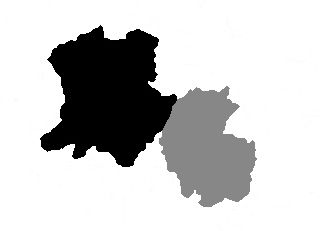
#> input picture france-allemagne.png, 320 x 231 px
$ python border.py   (older library calls are emulated)
#> lines starting #> are read from the running program, lines starting #| are printed output that depends on the picture; after the words box and inside, x2 and y2 are one past the last pixel; in counts of white or black regions, pixels touching at a corner belong together
"""
===========================
@Author  : Linbo<linbo.me>
@Version: 1.0    25/10/2014
This is the implementation of the
Zhang-Suen Thinning Algorithm for skeletonization.
===========================
"""
import matplotlib
import matplotlib.pyplot as plt
from Tkinter import *
from skimage import io
import numpy as np


"load image data"
pays =  io.imread( 'france-allemagne.png', as_grey=True)      # Gray image, rgb images need pre-conversion
#> pays is the input picture: shape (231, 320) float64; min 0, max 1, mean 0.783

X,Y=pays.shape
#> X = 231; Y = 320
for x in range (0,X):
    for y in range(0,Y):

        if(pays[x][y]>0.7):
            pays[x][y]=0
        elif(pays[x][y]<0.3):
            pays[x][y]=2
        else:
            pays[x][y]=3
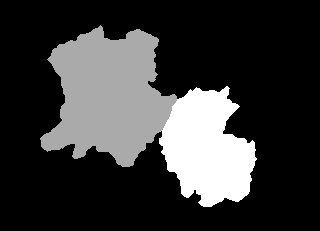
#> pays: shape (231, 320) float64; min 0, max 3, mean 0.654; drawn with min black and max white


for x in range (1,X-1):
    for y in range(1,Y-1):
        voisins=[pays[x][y+1],pays[x][y-1],pays[x+1][y],pays[x-1][y]]
        if(pays[x][y]==0 and ((2 in voisins) or (3 in voisins))):
            pays[x][y]=1
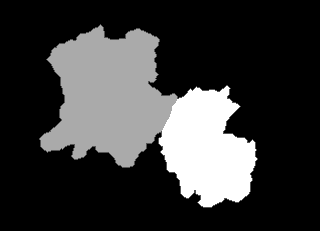
#> pays: shape (231, 320) float64; 1.1% of pixels changed, all inside (x1, y1, x2, y2) = (39, 24, 258, 208); drawn with min black and max white

for x in range (1,X-1):
    for y in range(1,Y-1):
        voisins=[pays[x][y+1],pays[x][y-1],pays[x+1][y],pays[x-1][y]]
        if(pays[x][y]==1 and (0 not in voisins)):
            if(2 in voisins):
                pays[x][y]=2
            else:
                pays[x][y]=3
#> pays: shape (231, 320) float64; 0.03% of pixels changed, all inside (x1, y1, x2, y2) = (50, 37, 248, 199)


"Writing in a file"
fichier=open('france-allemagnecor.txt','w')
for x in range (0,X):
    for y in range(0,Y):
        fichier.write(str(int(pays[x][y])))
    fichier.write('\n')
